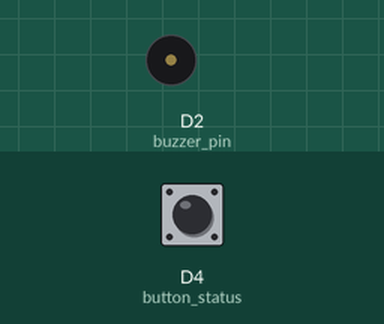
This program was run on a simulated Raspberry Pi (BCM pin numbers) with a GrovePi. On the bench: buzzer (waves = sounding, pin HIGH). Inputs (shaded band) come from the test bench; at power-on: D4 (button_status) LOW.

Above: at 1.2 s.
1.3 s: D4 (button_status) pulled HIGH for 0.15 s
At 1.37 s:
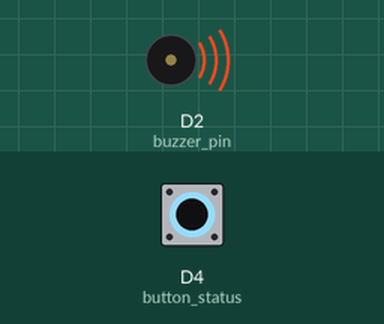
2.9 s: D4 (button_status) pulled HIGH for 3.2 s
At 7.4 s:
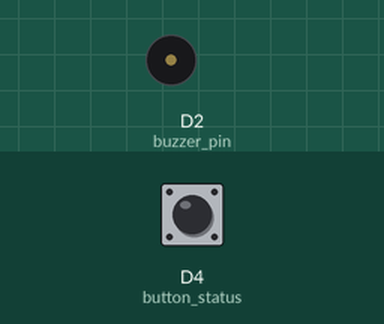
Timing chart, 0 to 8.9 s (numbered marks = the images above; inputs shaded):
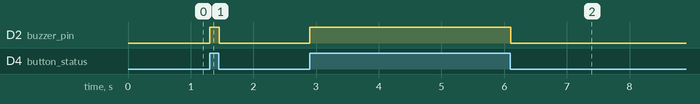

The program:

Button_And_Buzzer.py
```python
# button_buzzer.py
#
# This is an project using the Grove Button, Buzzer from the GrovePi starter kit
#
# In this project, the buzzer starts making a sound when the the button is hold

'''
The MIT License (MIT)

GrovePi for the Raspberry Pi: an open source platform for connecting Grove Sensors to the Raspberry Pi.
Copyright (C) 2015  Dexter Industries

Permission is hereby granted, free of charge, to any person obtaining a copy
of this software and associated documentation files (the "Software"), to deal
in the Software without restriction, including without limitation the rights
to use, copy, modify, merge, publish, distribute, sublicense, and/or sell
copies of the Software, and to permit persons to whom the Software is
furnished to do so, subject to the following conditions:

The above copyright notice and this permission notice shall be included in
all copies or substantial portions of the Software.

THE SOFTWARE IS PROVIDED "AS IS", WITHOUT WARRANTY OF ANY KIND, EXPRESS OR
IMPLIED, INCLUDING BUT NOT LIMITED TO THE WARRANTIES OF MERCHANTABILITY,
FITNESS FOR A PARTICULAR PURPOSE AND NONINFRINGEMENT. IN NO EVENT SHALL THE
AUTHORS OR COPYRIGHT HOLDERS BE LIABLE FOR ANY CLAIM, DAMAGES OR OTHER
LIABILITY, WHETHER IN AN ACTION OF CONTRACT, TORT OR OTHERWISE, ARISING FROM,
OUT OF OR IN CONNECTION WITH THE SOFTWARE OR THE USE OR OTHER DEALINGS IN
THE SOFTWARE.
'''

import time
from grovepi import *
import math

buzzer_pin = 2		#Port for buzzer
button = 4		#Port for Button

pinMode(buzzer_pin,"OUTPUT")	# Assign mode for buzzer as output
pinMode(button,"INPUT")		# Assign mode for Button as input
while True:
	try:
		button_status= digitalRead(button)	#Read the Button status
		if button_status:	#If the Button is in HIGH position, run the program
			digitalWrite(buzzer_pin,1)
			# print "\tBuzzing"
		else:		#If Button is in Off position, print "Off" on the screen
			digitalWrite(buzzer_pin,0)
			# print "Off"
	except KeyboardInterrupt:	# Stop the buzzer before stopping
		digitalWrite(buzzer_pin,0)
		break
	except (IOError,TypeError) as e:
		print "Error"
```

Measured:
- after the input at 1.3 s, D2 (buzzer_pin): LOW → HIGH at once, → LOW 0.15 s later
- after the input at 2.9 s, D2 (buzzer_pin): LOW → HIGH at once, → LOW 3.2 s later
